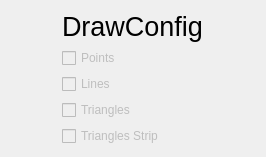
<?xml version="1.0" encoding="UTF-8"?>
<ui version="4.0">
 <class>DrawConfigView</class>
 <widget class="QWidget" name="DrawConfigView">
  <property name="geometry">
   <rect>
    <x>0</x>
    <y>0</y>
    <width>266</width>
    <height>157</height>
   </rect>
  </property>
  <property name="windowTitle">
   <string>Form</string>
  </property>
  <layout class="QGridLayout" name="gridLayout">
   <item row="0" column="0">
    <layout class="QFormLayout" name="DrawConfigForm">
     <property name="labelAlignment">
      <set>Qt::AlignLeading|Qt::AlignLeft|Qt::AlignVCenter</set>
     </property>
     <property name="formAlignment">
      <set>Qt::AlignHCenter|Qt::AlignTop</set>
     </property>
     <item row="0" column="0">
      <widget class="QLabel" name="MainLabel">
       <property name="font">
        <font>
         <pointsize>20</pointsize>
        </font>
       </property>
       <property name="text">
        <string>DrawConfig</string>
       </property>
      </widget>
     </item>
     <item row="1" column="0">
      <widget class="QCheckBox" name="PointsCheckBox">
       <property name="enabled">
        <bool>false</bool>
       </property>
       <property name="text">
        <string>Points</string>
       </property>
      </widget>
     </item>
     <item row="2" column="0">
      <widget class="QCheckBox" name="LinesCheckBox">
       <property name="enabled">
        <bool>false</bool>
       </property>
       <property name="text">
        <string>Lines</string>
       </property>
      </widget>
     </item>
     <item row="3" column="0">
      <widget class="QCheckBox" name="TrianglesCheckBox">
       <property name="enabled">
        <bool>false</bool>
       </property>
       <property name="text">
        <string>Triangles</string>
       </property>
      </widget>
     </item>
     <item row="4" column="0">
      <widget class="QCheckBox" name="TrianglesStripCheckBox">
       <property name="enabled">
        <bool>false</bool>
       </property>
       <property name="text">
        <string>Triangles Strip</string>
       </property>
      </widget>
     </item>
    </layout>
   </item>
  </layout>
 </widget>
 <resources/>
 <connections/>
</ui>
